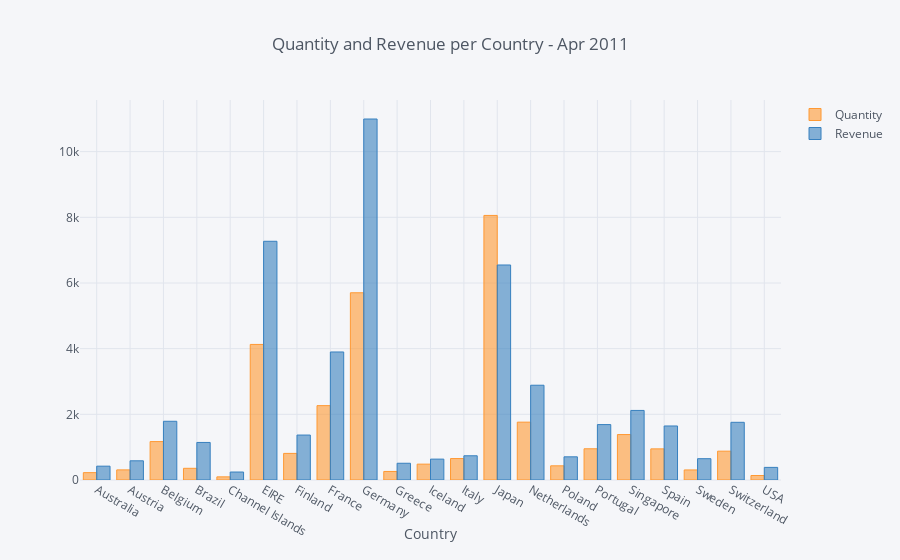

Source (notebook cell):
### Code cell
uk = uk.groupby('Country', as_index=False).agg({'Quantity': 'sum', 'Revenue': 'sum'})

uk.iplot(kind='bar', x='Country', xTitle='Country',
           yTitle='', title='Quantity and Revenue per Country - Apr 2011')

### Figure 1 — Plotly figure (JSON) as saved in the notebook; plotly's stock layout.template omitted (floating-point values rounded to 4 significant figures)
{"data": [{"marker": {"color": "rgba(255, 153, 51, 0.6)", "line": {"color": "rgba(255, 153, 51, 1.0)", "width": 1}}, "name": "Quantity", "orientation": "v", "text": "", "type": "bar", "uid": "bbce48b4-034b-4684-bf59-ca1a473bc126", "x": ["Australia", "Austria", "Belgium", "Brazil", "Channel Islands", "EIRE", "Finland", "France", "Germany", "Greece", "Iceland", "Italy", "Japan", "Netherlands", "Poland", "Portugal", "Singapore", "Spain", "Sweden", "Switzerland", "USA"], "y": [224, 308, 1170, 356, 96, 4129, 810, 2265, 5702, 260, 483, 653, 8058, 1762, 432, 951, 1384, 948, 306, 878, 137]}, {"marker": {"color": "rgba(55, 128, 191, 0.6)", "line": {"color": "rgba(55, 128, 191, 1.0)", "width": 1}}, "name": "Revenue", "orientation": "v", "text": "", "type": "bar", "uid": "00bdb431-3220-4691-bcf9-578dd97ae90a", "x": ["Australia", "Austria", "Belgium", "Brazil", "Channel Islands", "EIRE", "Finland", "France", "Germany", "Greece", "Iceland", "Italy", "Japan", "Netherlands", "Poland", "Portugal", "Singapore", "Spain", "Sweden", "Switzerland", "USA"], "y": [421.6, 584.8, 1788.0, 1144.0, 243.0, 7270.0, 1369.0, 3899.0, 10990.0, 509.7, 636.2, 737.8, 6549.0, 2887.0, 705.8, 1688.0, 2119.0, 1646.0, 649.1, 1757.0, 383.9]}], "layout": {"legend": {"bgcolor": "#F5F6F9", "font": {"color": "#4D5663"}}, "paper_bgcolor": "#F5F6F9", "plot_bgcolor": "#F5F6F9", "title": {"font": {"color": "#4D5663"}, "text": "Quantity and Revenue per Country - Apr 2011"}, "xaxis": {"gridcolor": "#E1E5ED", "showgrid": true, "tickfont": {"color": "#4D5663"}, "title": {"font": {"color": "#4D5663"}, "text": "Country"}, "zerolinecolor": "#E1E5ED"}, "yaxis": {"gridcolor": "#E1E5ED", "showgrid": true, "tickfont": {"color": "#4D5663"}, "title": {"font": {"color": "#4D5663"}, "text": ""}, "zerolinecolor": "#E1E5ED"}}}
